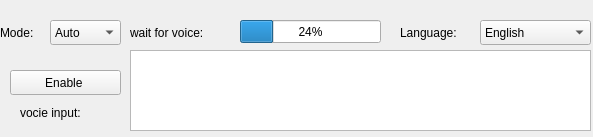
<?xml version="1.0" encoding="UTF-8"?>
<ui version="4.0">
 <class>examples_widget</class>
 <widget class="QWidget" name="examples_widget">
  <property name="geometry">
   <rect>
    <x>0</x>
    <y>0</y>
    <width>593</width>
    <height>137</height>
   </rect>
  </property>
  <property name="windowTitle">
   <string>RQT Example</string>
  </property>
  <widget class="QLabel" name="label">
   <property name="geometry">
    <rect>
     <x>400</x>
     <y>20</y>
     <width>91</width>
     <height>25</height>
    </rect>
   </property>
   <property name="text">
    <string>Language:</string>
   </property>
  </widget>
  <widget class="QPushButton" name="pushButton">
   <property name="geometry">
    <rect>
     <x>10</x>
     <y>70</y>
     <width>111</width>
     <height>25</height>
    </rect>
   </property>
   <property name="text">
    <string>Enable </string>
   </property>
  </widget>
  <widget class="QComboBox" name="comboBox">
   <property name="geometry">
    <rect>
     <x>480</x>
     <y>20</y>
     <width>111</width>
     <height>25</height>
    </rect>
   </property>
   <item>
    <property name="text">
     <string>English</string>
    </property>
   </item>
   <item>
    <property name="text">
     <string>Korean</string>
    </property>
   </item>
   <item>
    <property name="text">
     <string>Chinese</string>
    </property>
   </item>
  </widget>
  <widget class="QProgressBar" name="progressBar">
   <property name="geometry">
    <rect>
     <x>240</x>
     <y>20</y>
     <width>141</width>
     <height>23</height>
    </rect>
   </property>
   <property name="value">
    <number>24</number>
   </property>
  </widget>
  <widget class="QLabel" name="label_2">
   <property name="geometry">
    <rect>
     <x>130</x>
     <y>20</y>
     <width>91</width>
     <height>25</height>
    </rect>
   </property>
   <property name="text">
    <string>wait for voice:</string>
   </property>
  </widget>
  <widget class="QTextBrowser" name="textBrowser">
   <property name="geometry">
    <rect>
     <x>130</x>
     <y>50</y>
     <width>461</width>
     <height>81</height>
    </rect>
   </property>
  </widget>
  <widget class="QLabel" name="label_3">
   <property name="geometry">
    <rect>
     <x>20</x>
     <y>100</y>
     <width>111</width>
     <height>25</height>
    </rect>
   </property>
   <property name="text">
    <string>vocie input:</string>
   </property>
  </widget>
  <widget class="QComboBox" name="comboBox_2">
   <property name="geometry">
    <rect>
     <x>50</x>
     <y>20</y>
     <width>71</width>
     <height>25</height>
    </rect>
   </property>
   <item>
    <property name="text">
     <string>Auto</string>
    </property>
   </item>
   <item>
    <property name="text">
     <string>Manual</string>
    </property>
   </item>
  </widget>
  <widget class="QLabel" name="label_4">
   <property name="geometry">
    <rect>
     <x>0</x>
     <y>20</y>
     <width>51</width>
     <height>25</height>
    </rect>
   </property>
   <property name="text">
    <string>Mode:</string>
   </property>
  </widget>
 </widget>
 <resources/>
 <connections/>
</ui>
